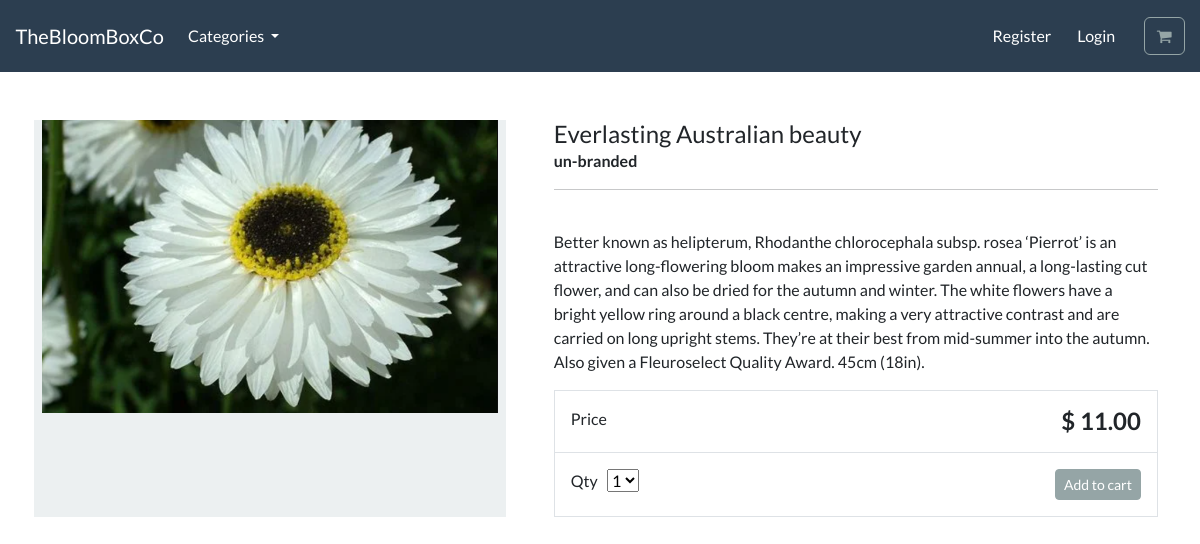
Page /product/hardy-annuals/everlasting-australian-beauty/ on the committed database.
### store/models.py (models this page shows, shortened)
class Product(models.Model):
    category = models.ForeignKey(Category, related_name='products', on_delete=models.CASCADE)
    title = models.CharField(max_length=255)
    brand = models.CharField(max_length=255, default='un-branded')
    description = models.TextField(blank=True)
    slug = models.SlugField(max_length=255)
    price = models.DecimalField(max_digits=10, decimal_places=2)
    image = models.ImageField(upload_to='products/')
    class Meta:
        verbose_name = 'product'
        verbose_name_plural = 'products'

### store/views.py (the view)
# urls.py: path('product/<slug:category_slug>/<slug:product_slug>/', views.product_detail, name='product_detail'),
def product_detail(request, category_slug, product_slug):
    product = get_object_or_404(Product, slug=product_slug, category__slug=category_slug)
    context = {'product': product}
    return render(request, 'store/product_detail.html', context)

### store/models.py (called while the page is built)
    def get_absolute_url(self):
        return reverse('category_list', args=[self.slug])

### store/views.py (called while the page is built)
def categories(request):
    all_categories = Category.objects.all()
    return {'all_categories': all_categories}

### store/templates/store/product_detail.html (shortened to what this page needs)
{% extends "./base.html" %}
{% load static %}
{% block content %}
<div class="container">
    <main class="pt-5">
        <div class="row g-3">
            <div class="col-md-5 col-lg-5 order-md-first bg-light">
                <img class="img-fluid mx-auto d-block" alt="Responsive image" src="{{product.image.url}}">
            </div>
            <div class="col-md-7 col-lg-7 ps-md-3 ps-lg-5">
                <h1 class="mb-0 h4"> {{product.title}}  </h1>
                <strong> {{product.brand}} </strong>
                <hr>
                <br>
                <p> {{product.description}} </p>
                <div class="border">
                    <div class="col border-bottom">
                        <div class="row p-3">
                            <div class="col-6"> Price </div>
                            <div class="col-6 text-end"><span class="h4 fw-bold">$ {{product.price}}</span></div>
                        </div>
                    </div>
                    <div class="col">
                        <div class="row p-3">
                            <div class="col-6">
                                <label for="select">Qty</label>
                                <select id="select">
                                    <option value="1">1</option>
                                </select>
                            </div>
                            <div class="col-6 text-end">
                                <button type="button" id="add-button" value="" class="btn btn-secondary btn-sm">
                                Add to cart
                                </button>
                            </div>
                        </div>
                    </div>
                </div>
            </div>
        </div>
    </main>
    <br>
</div>
{% endblock %}

### rows in the picture
Product: image (picture), title "Everlasting Australian beauty", brand "un-branded", description "Better known as helipterum, Rhodanthe chlorocephala subsp. rosea ‘Pierrot’ is an attractive long-flowering bloom makes an impressive garden annual, a long-lasting cut flower, and can also be dried for the autumn and winter. The white flowers have a bright yellow ring around a black centre, making a very attractive contrast and are carried on long upright stems. They’re at their best from mid-summer into the autumn. Also given a Fleuroselect Quality Award. 45cm (18in).", price "11.00"
